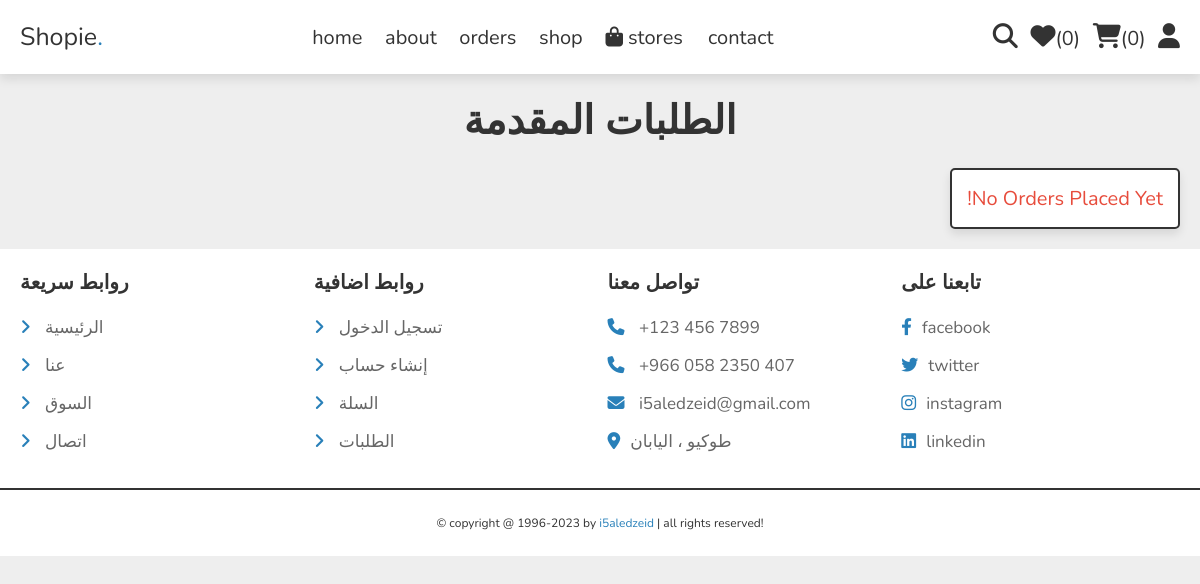
Page /orders.php (signed in) on the earlier database version.
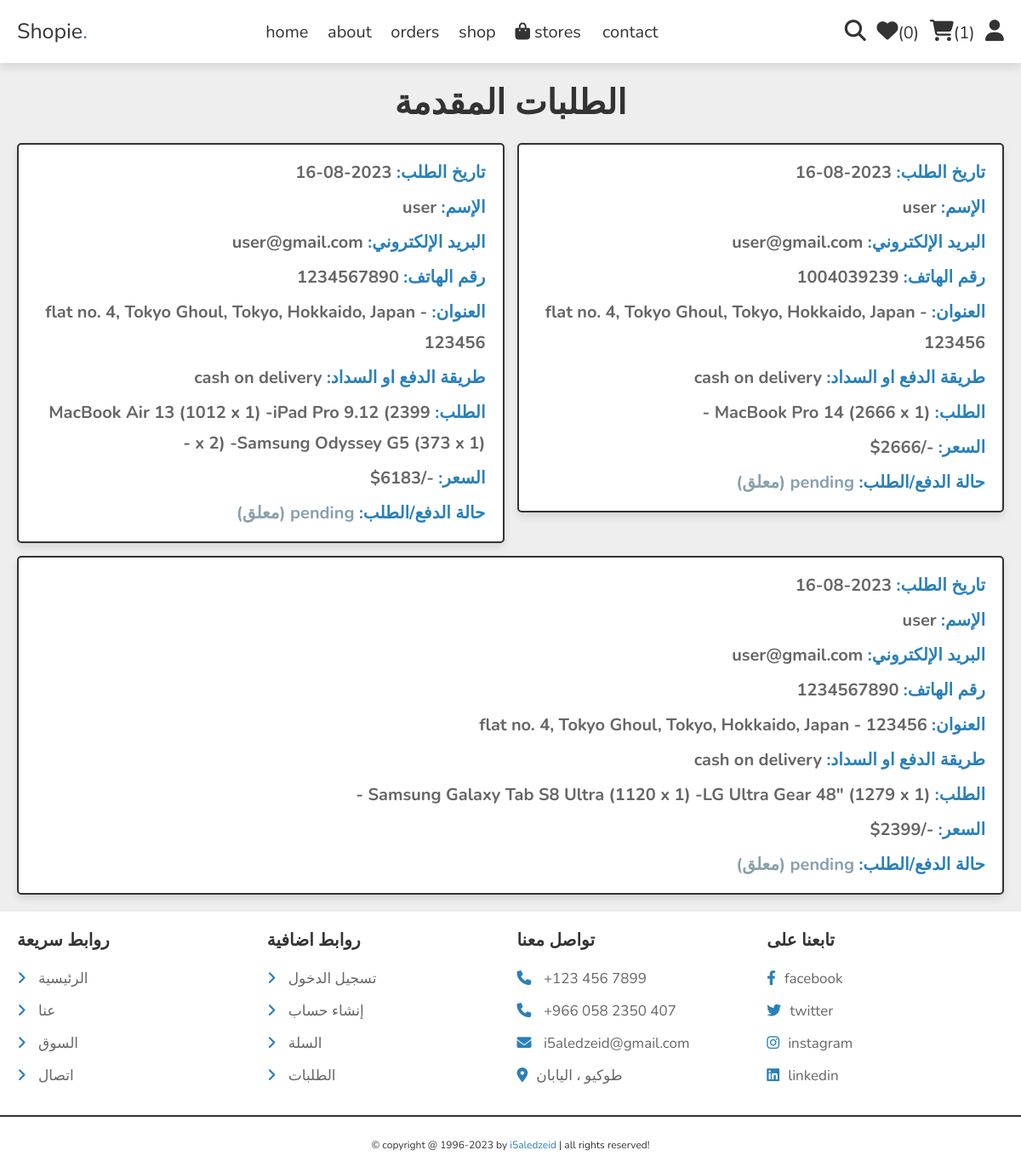
Same page on the later database version.
### tables this page shows
CREATE TABLE `orders` (
  `id` int(100) NOT NULL,
  `user_id` int(100) NOT NULL,
  `oid` bigint(255) NOT NULL,
  `name` varchar(20) NOT NULL,
  `number` varchar(10) NOT NULL,
  `email` varchar(50) NOT NULL,
  `method` varchar(50) NOT NULL,
  `address` varchar(500) NOT NULL,
  `total_products` varchar(1000) NOT NULL,
  `total_price` int(100) NOT NULL,
  `placed_on` date NOT NULL DEFAULT current_timestamp(),
  `payment_status` varchar(20) NOT NULL DEFAULT 'pending'
);

### orders.php (the view, shortened to what this page needs)
<?php
include 'components/connect.php';
if(isset($_SESSION['user_id'])){
   $user_id = $_SESSION['user_id'];
}else{
   $user_id = '';
};
?>
<!DOCTYPE html>
<html lang="en">
<head>
   <link rel="stylesheet" href="https://cdnjs.cloudflare.com/ajax/libs/font-awesome/6.1.1/css/all.min.css">
   <link rel="stylesheet" href="css/home-style.css">
</head>
<body>
<?php include 'components/user_header.php'; ?>
<section class="orders" style="direction: rtl; text-align: right;">
   <h1 class="heading">الطلبات المقدمة</h1>
   <div class="box-container">
   <?php
      if($user_id == ''){
        echo '<p class="empty">من فضلك سجل دخول لرؤية طلباتك!</p>';
      }else{
         $select_orders = $conn->prepare("SELECT * FROM `orders` WHERE user_id = ?");
         $select_orders->execute([$user_id]);
         if($select_orders->rowCount() > 0){
            while($fetch_orders = $select_orders->fetch(PDO::FETCH_ASSOC)){
   ?>
   <div class="box" style="font-size: 18px; font-weight: bold;">
        <p><span>تاريخ الطلب: </span><?= $fetch_orders['placed_on']; ?></p>
        <p><span>الإسم: </span><?= $fetch_orders['name']; ?></p>
        <p><span>البريد الإلكتروني: </span><?= $fetch_orders['email']; ?></p>
        <p><span>رقم الهاتف: </span><?= $fetch_orders['number']; ?></p>
        <p><span>العنوان: </span><?= $fetch_orders['address']; ?></p>
        <p><span>طريقة الدفع او السداد: </span><?= $fetch_orders['method']; ?></p>
        <p><span>الطلب: </span><?= $fetch_orders['total_products']; ?></p>
        <p><span>السعر: </span>-/<?= $fetch_orders['total_price']; ?>$</p>
      <p style="color: #2980b9;">حالة الدفع/الطلب:
        <span style="color:<?php
            if ($fetch_orders['payment_status'] == 'pending') {
                echo '#88A0AD';
                $status = 'معلق';
            } else if ($fetch_orders['payment_status'] == 'delivered') {
                echo '#108510';
                $status = 'تم التوصيل';
            } else if ($fetch_orders['payment_status'] == 'shipped') {
                echo '#8A2BE2';
                $status = 'تم الشحن';
            } else if ($fetch_orders['payment_status'] == 'cancelled') {
                echo '#DC143C';
                $status = 'تم الإلغاء';
            } else {
                echo 'green';
                $status = 'مكتمل';
            };
        ?>"><?= $fetch_orders['payment_status']; echo ' (' . $status . ')'; ?>
        </span>
    </p>
   </div>
   <?php
      }
      }else{
         echo '<p class="empty">no orders placed yet!</p>';
      }
      }
   ?>
   </div>
</section>
<?php include 'components/orders/footer.php'; ?>
</body>
</html>

### components/user_header.php (shortened to what this page needs)
<header class="header">
   <section class="flex">
      <a href="home.php" class="logo">Shopie<span>.</span></a>
      <nav class="navbar">
            <a href="https://shopy101.000webhostapp.com/home.php">home</a>
            <a href="about.php">about</a>
            <a href="orders.php">orders</a>
            <a href="shop.php">shop</a>
            <a href="../admin/stores.php">
                <i class="fa fa-shopping-bag" aria-hidden="true"></i> stores
            </a>
            <a href="contact.php">contact</a>
      </nav>
      <div class="icons">
         <?php
            $count_wishlist_items = $conn->prepare("SELECT * FROM `wishlist` WHERE user_id = ?");
            $count_wishlist_items->execute([$user_id]);
            $total_wishlist_counts = $count_wishlist_items->rowCount();
            $count_cart_items = $conn->prepare("SELECT * FROM `cart` WHERE user_id = ?");
            $count_cart_items->execute([$user_id]);
            $total_cart_counts = $count_cart_items->rowCount();
         ?>
         <a href="search_page.php"><i class="fas fa-search"></i></a>
         <a href="wishlist.php"><i class="fas fa-heart"></i><span>(<?= $total_wishlist_counts; ?>)</span></a>
         <a href="cart.php"><i class="fas fa-shopping-cart"></i><span>(<?= $total_cart_counts; ?>)</span></a>
         <div id="user-btn" class="fas fa-user"></div>
      </div>
   </section>
</header>

### components/orders/footer.php (shortened to what this page needs)
<footer class="footer">
   <section class="grid" style="/*direction: rtl;*/">
      <div class="box">
         <h3>روابط سريعة</h3>
         <a href="home.php"> <i class="fas fa-angle-right"></i> الرئيسية</a>
         <a href="about.php"> <i class="fas fa-angle-right"></i> عنا</a>
         <a href="shop.php"> <i class="fas fa-angle-right"></i> السوق</a>
         <a href="contact.php"> <i class="fas fa-angle-right"></i> اتصال</a>
      </div>
      <div class="box">
         <h3>روابط اضافية</h3>
         <a href="user_login.php"> <i class="fas fa-angle-right"></i> تسجيل الدخول</a>
         <a href="user_register.php"> <i class="fas fa-angle-right"></i> إنشاء حساب</a>
         <a href="cart.php"> <i class="fas fa-angle-right"></i> السلة</a>
         <a href="orders.php"> <i class="fas fa-angle-right"></i> الطلبات</a>
      </div>
      <div class="box">
         <h3>تواصل معنا</h3>
         <a href="tel:1234567890"><i class="fas fa-phone"></i> +123 456 7899</a>
         <a href="tel:0582350407"><i class="fas fa-phone"></i> +966 058 2350 407</a>
         <a href="mailto:i5aledzeid@gmail.com"><i class="fas fa-envelope"></i> i5aledzeid@gmail.com</a>
         <a href="https://www.google.com/myplace"><i class="fas fa-map-marker-alt"></i>طوكيو ، اليابان</a>
      </div>
      <div class="box">
         <h3>تابعنا على</h3>
         <a href="#"><i class="fab fa-facebook-f"></i>facebook</a>
         <a href="#"><i class="fab fa-twitter"></i>twitter</a>
         <a href="#"><i class="fab fa-instagram"></i>instagram</a>
         <a href="#"><i class="fab fa-linkedin"></i>linkedin</a>
      </div>
   </section>
   <div style="font-size: 12px;" class="credit">&copy; copyright @ 1996-<?= date('Y'); ?> by <span>i5aledzeid</span> | all rights reserved!</div>
</footer>

### css/home-style.css (style rules this page uses)
:root { --main-color:#2980b9; --orange:#f39c12; --red:#e74c3c; --black:#333; --white:#fff; --light-color:#666; --light-bg:#eee; --border:.2rem solid var(--black); --box-shadow:0 .5rem 1rem rgba(0,0,0,.1); }
* { font-family: 'Nunito', sans-serif; margin:0; padding:0; box-sizing: border-box; outline: none; border:none; text-decoration: none; }
html { font-size: 62.5%; overflow-x: hidden; }
body { background-color: var(--light-bg); }
section { padding:2rem; max-width: 1200px; margin:0 auto; }
.heading { font-size: 4rem; color:var(--black); margin-bottom: 2rem; text-align: center; text-transform: uppercase; }
.header { position: sticky; top:0; left:0; right:0; background-color: var(--white); box-shadow: var(--box-shadow); z-index: 1000; }
.header .flex { display: flex; align-items: center; justify-content: space-between; position: relative; }
.header .flex .logo { font-size: 2.5rem; color:var(--black); }
.header .flex .logo span { color:var(--main-color); }
.header .flex .navbar a { margin:0 1rem; font-size: 2rem; color:var(--black); }
.header .flex .icons > * { margin-left: 1rem; font-size: 2.5rem; cursor: pointer; color:var(--black); }
.header .flex .icons a span { font-size: 2rem; }
.orders .box-container { display: flex; flex-wrap: wrap; gap:1.5rem; align-items: flex-start; }
.orders .box-container .box { padding:1rem 2rem; flex:1 1 40rem; border:var(--border); background-color: var(--white); box-shadow: var(--box-shadow); border-radius: .5rem; }
.orders .box-container .box p { margin:.5rem 0; line-height: 1.8; font-size: 2rem; color:var(--light-color); }
.orders .box-container .box p span { color:var(--main-color); }
.footer { background-color: var(--white); }
.footer .grid { display: grid; grid-template-columns: repeat(auto-fit, minmax(27rem, 1fr)); gap:1.5rem; align-items: flex-start; }
.footer .grid .box h3 { font-size: 2rem; color:var(--black); margin-bottom: 2rem; text-transform: capitalize; }
.footer .grid .box a { display: block; margin:1.5rem 0; font-size: 1.7rem; color:var(--light-color); }
.footer .grid .box a i { padding-right: 1rem; color:var(--main-color); transition: .2s linear; }
.footer .credit { text-align: center; padding: 2.5rem 2rem; border-top: var(--border); font-size: 2rem; color:var(--black); }
.footer .credit span { color:var(--main-color); }
.empty { padding:1.5rem; background-color: var(--white); border: var(--border); box-shadow: var(--box-shadow); text-align: center; color:var(--red); border-radius: .5rem; font-size: 2rem; text-transform: capitalize; }

Differences in the rows shown:
added orders: placed_on "2023-08-16", name "user", email "user@gmail.com", number "1004039239", address "flat no. 4, Tokyo Ghoul, Tokyo, Hokkaido, Japan - 123456", method "cash on delivery", total_products "MacBook Pro 14 (2666 x 1) -", total_price "2666", payment_status "معلق"
added orders: placed_on "2023-08-16", name "user", email "user@gmail.com", number "1234567890", address "flat no. 4, Tokyo Ghoul, Tokyo, Hokkaido, Japan - 123456", method "cash on delivery", total_products "MacBook Air 13 (1012 x 1) -iPad Pro 9.12 (2399 x 2) -Samsung Odyssey G5 (373 x 1) -", total_price "6183", payment_status "معلق"
added orders: placed_on "2023-08-16", name "user", email "user@gmail.com", number "1234567890", address "flat no. 4, Tokyo Ghoul, Tokyo, Hokkaido, Japan - 123456", method "cash on delivery", total_products "Samsung Galaxy Tab S8 Ultra (1120 x 1) -LG Ultra Gear 48\" (1279 x 1) -", total_price "2399", payment_status "معلق"
Other differences:
$total_cart_counts: "0" → "1"
text no longer shown: "No Orders Placed Yet!"
